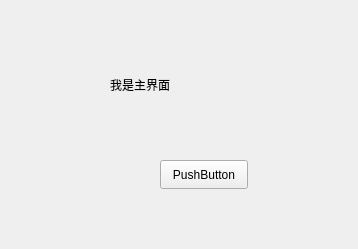
<?xml version="1.0" encoding="UTF-8"?>
<ui version="4.0">
 <class>Widget</class>
 <widget class="QWidget" name="Widget">
  <property name="windowTitle">
   <string>Widget</string>
  </property>
  <widget class="QLabel" name="label">
   <property name="geometry">
    <rect>
     <x>110</x>
     <y>60</y>
     <width>111</width>
     <height>50</height>
    </rect>
   </property>
   <property name="text">
    <string>我是主界面</string>
   </property>
  </widget>
  <widget class="QPushButton" name="showChildButton">
   <property name="geometry">
    <rect>
     <x>160</x>
     <y>160</y>
     <width>88</width>
     <height>29</height>
    </rect>
   </property>
   <property name="text">
    <string>PushButton</string>
   </property>
  </widget>
 </widget>
 <layoutdefault spacing="6" margin="11"/>
 <resources/>
 <connections/>
</ui>
